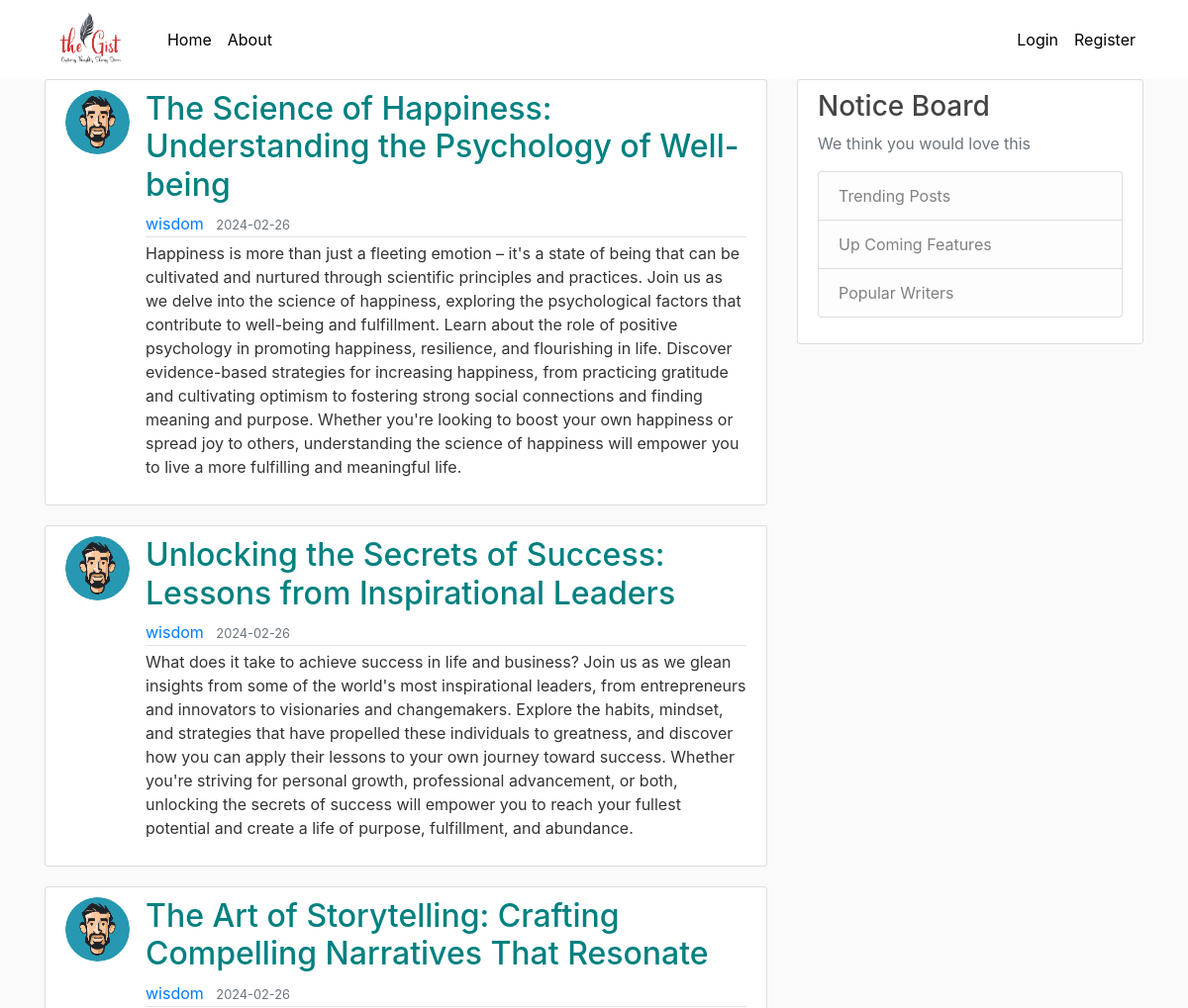
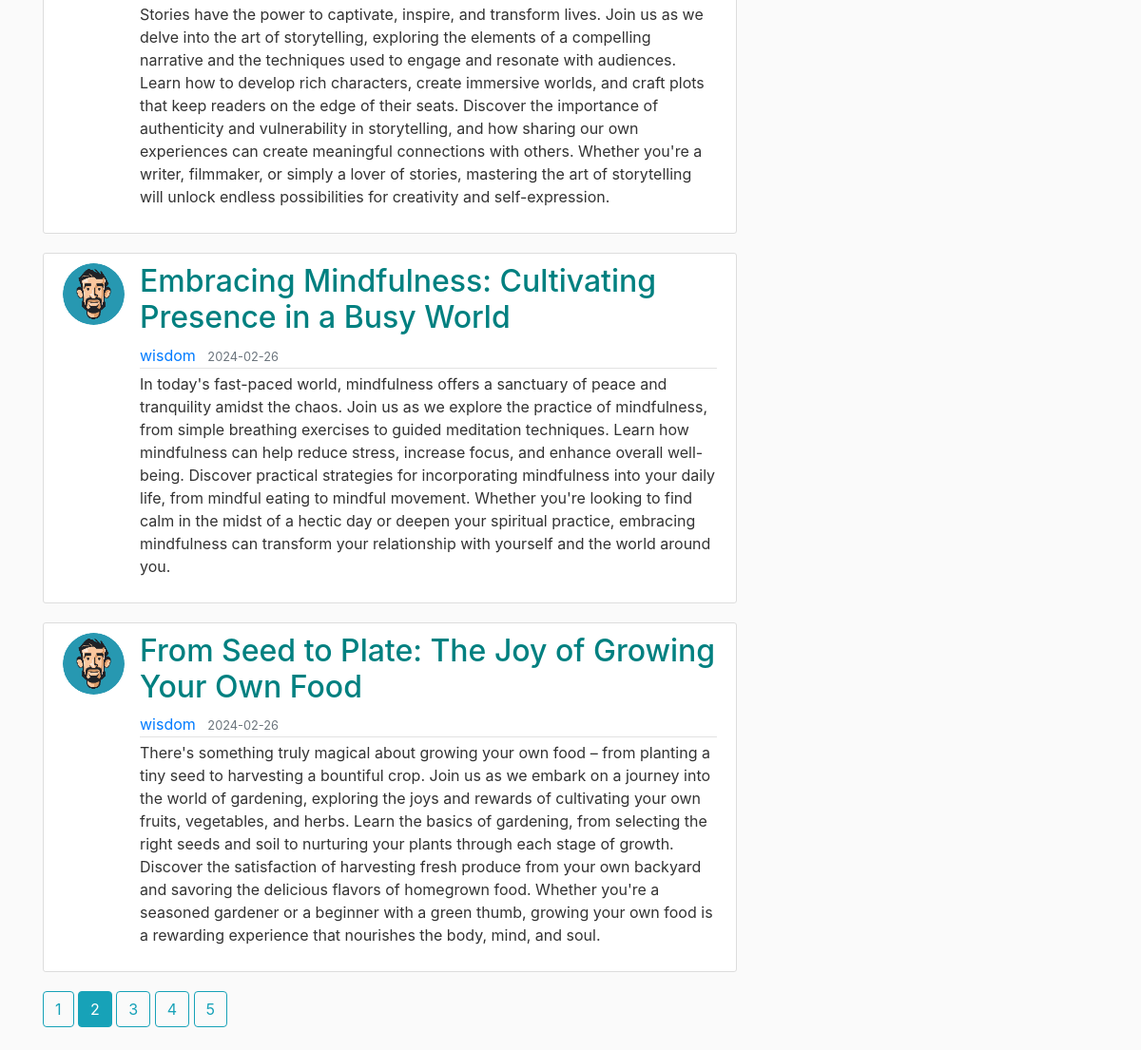
The page /home?page=2 on the database its author committed (2 pictures, top to bottom).
### flaskblog/models.py (models this page shows, shortened)
class Post(db.Model):
    id = db.Column(db.Integer, primary_key=True)
    title = db.Column(db.String(100), nullable=False)
    date_posted = db.Column(db.DateTime, nullable=False, default=datetime.utcnow)
    content = db.Column(db.Text, nullable=False)
    user_id = db.Column(db.Integer, db.ForeignKey('user.id'), nullable='False')

class User(db.Model, UserMixin):
    id = db.Column(db.Integer, primary_key=True)
    username = db.Column(db.String(20), unique=True, nullable=False)
    email = db.Column(db.String(120), unique=True, nullable=False)
    image_file = db.Column(db.String(20), nullable=False, default='default.jpg')
    password = db.Column(db.String(60), nullable=False)
    posts = db.relationship('Post', backref='author', lazy=True)

### flaskblog/main/routes.py (the view)
@main.route("/")
@main.route("/home")
def home():
    page = request.args.get('page', 1, type=int)
    posts = Post.query.order_by(Post.date_posted.desc())\
        .paginate(page=page, per_page=5)
    return render_template('home.html', posts=posts)

### flaskblog/templates/home.html
{% extends "layout.html" %}
{% block content %}
    {% for post in posts.items %}
        <article class="media content-section">
          <img class="rounded-circle article-img" src="{{ url_for('static', filename='profile_pics/' + post.author.image_file) }}">
          <div class="media-body">
            <h2><a class="article-title" href="{{ url_for('posts.post', post_id=post.id) }}">{{ post.title }}</a></h2>
            <div class="article-metadata">
              <a class="mr-2" href="{{ url_for('users.user_posts', username=post.author.username) }}">{{ post.author.username }}</a>
              <small class="text-muted">{{ post.date_posted.strftime('%Y-%m-%d') }}</small>
            </div>
            <p class="article-content">{{ post.content }}</p>
          </div>
        </article>
    {% endfor %}
    {% for page_num in posts.iter_pages(left_edge=1, right_edge=1, left_current=1, right_current=2) %}
      {% if page_num %}
        {% if posts.page == page_num %}
          <a class="btn btn-info mb-4" href="{{ url_for('main.home', page=page_num) }}">{{ page_num }}</a>
        {% else %}
          <a class="btn btn-outline-info mb-4" href="{{ url_for('main.home', page=page_num) }}">{{ page_num }}</a>
        {% endif %}
      {% else %}
        ...
      {% endif %}
    {% endfor %}
{% endblock content %}

### flaskblog/static/main.css (style rules this page uses)
body { background: #fafafa; color: #333333; margin-top: 5rem; }
h1, h2, h3, h4, h5, h6 { color: #444444; }
.content-section { background: #ffffff; padding: 10px 20px; border: 1px solid #dddddd; border-radius: 3px; margin-bottom: 20px; }
.article-title { color: #008080; }
.article-content { white-space: pre-line; }
.article-img { height: 65px; width: 65px; margin-right: 16px; }
.article-metadata { padding-bottom: 1px; margin-bottom: 4px; border-bottom: 1px solid #e3e3e3; }

### rows shown on the page
Post: image_file (picture), title "The Science of Happiness: Understanding the Psychology of Well-being", author.username "wisdom", date_posted "2024-02-26", content "Happiness is more than just a fleeting emotion – it's a state of being that can be cultivated and nurtured through scientific principles and practices. Join us as we delve into the science of happiness, exploring the psychological factors that contribute to well-being and fulfillment. Learn about the role of positive psychology in promoting happiness, resilience, and flourishing in life. Discover evidence-based strategies for increasing happiness, from practicing gratitude and cultivating optimism to fostering strong social connections and finding meaning and purpose. Whether you're looking to boost your own happiness or spread joy to others, understanding the science of happiness will…"
Post: image_file (picture), title "Unlocking the Secrets of Success: Lessons from Inspirational Leaders", author.username "wisdom", date_posted "2024-02-26", content "What does it take to achieve success in life and business? Join us as we glean insights from some of the world's most inspirational leaders, from entrepreneurs and innovators to visionaries and changemakers. Explore the habits, mindset, and strategies that have propelled these individuals to greatness, and discover how you can apply their lessons to your own journey toward success. Whether you're striving for personal growth, professional advancement, or both, unlocking the secrets of success will empower you to reach your fullest potential and create a life of purpose, fulfillment, and abundance."
Post: image_file (picture), title "The Art of Storytelling: Crafting Compelling Narratives That Resonate", author.username "wisdom", date_posted "2024-02-26", content "Stories have the power to captivate, inspire, and transform lives. Join us as we delve into the art of storytelling, exploring the elements of a compelling narrative and the techniques used to engage and resonate with audiences. Learn how to develop rich characters, create immersive worlds, and craft plots that keep readers on the edge of their seats. Discover the importance of authenticity and vulnerability in storytelling, and how sharing our own experiences can create meaningful connections with others. Whether you're a writer, filmmaker, or simply a lover of stories, mastering the art of storytelling will unlock endless possibilities for creativity and self-expression."
Post: image_file (picture), title "Embracing Mindfulness: Cultivating Presence in a Busy World", author.username "wisdom", date_posted "2024-02-26", content "In today's fast-paced world, mindfulness offers a sanctuary of peace and tranquility amidst the chaos. Join us as we explore the practice of mindfulness, from simple breathing exercises to guided meditation techniques. Learn how mindfulness can help reduce stress, increase focus, and enhance overall well-being. Discover practical strategies for incorporating mindfulness into your daily life, from mindful eating to mindful movement. Whether you're looking to find calm in the midst of a hectic day or deepen your spiritual practice, embracing mindfulness can transform your relationship with yourself and the world around you."
Post: image_file (picture), title "From Seed to Plate: The Joy of Growing Your Own Food", author.username "wisdom", date_posted "2024-02-26", content "There's something truly magical about growing your own food – from planting a tiny seed to harvesting a bountiful crop. Join us as we embark on a journey into the world of gardening, exploring the joys and rewards of cultivating your own fruits, vegetables, and herbs. Learn the basics of gardening, from selecting the right seeds and soil to nurturing your plants through each stage of growth. Discover the satisfaction of harvesting fresh produce from your own backyard and savoring the delicious flavors of homegrown food. Whether you're a seasoned gardener or a beginner with a green thumb, growing your own food is a rewarding experience that nourishes the body, mind, and soul."

### other values the page prints
{{ page_num }} "1" "3" "4" "5"
{{ page_num }} "2"
